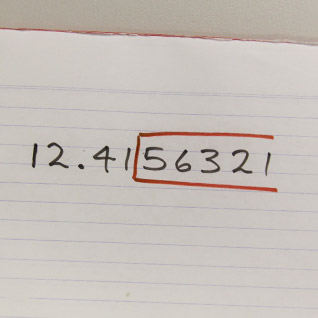
#> input picture real_time_recog/image1.jpg, 318 x 318 px
$ python -i realtime.py   (imports and definitions only)   (older library calls are emulated)
#> lines starting #> are read from the running program, lines starting #| are printed output that depends on the picture; after the words box and inside, x2 and y2 are one past the last pixel; in counts of white or black regions, pixels touching at a corner belong together
#> further down, picture is the input picture: shape (318, 318, 3); mean B, G, R 186.1, 191.3, 198.3
import cv2 as cv
from sklearn.externals import joblib
from skimage.feature import hog
import numpy as np


# [1 line not run here, left out]

def get_ict(img):
    # x, y, w, h = 0, 0, 300, 300

    # Change color-space from BGR -> Gray
    gray = cv.cvtColor(img, cv.COLOR_BGR2GRAY)

    # Apply Gaussian Blur and Threshold
    blur = cv.GaussianBlur(gray, (5, 5), 0)
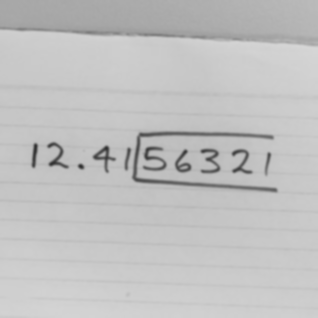
#> blur: shape (318, 318); min 46, max 214, mean 192.8
    #kernel = cv.getStructuringElement(cv.MORPH_RECT, (5, 5))
    #blackhat = cv.morphologyEx(blur, cv.MORPH_BLACKHAT, kernel)
    _, thresh = cv.threshold(blur, 90, 255, cv.THRESH_BINARY_INV)
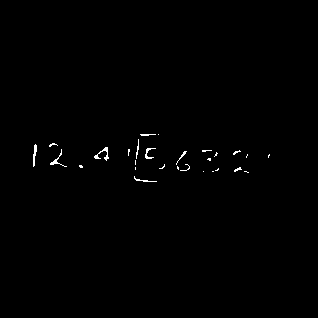
#> thresh: shape (318, 318); 0.49% white in thin lines or dots, all inside (x1, y1, x2, y2) = (33, 134, 270, 182)
    #thresh = cv.dilate(blur, None)
    # Making thresh image of size x, y, w, h = 0, 0, 300, 300
    # thresh = thresh[y:y + h, x:x + w]


    # Find contours
    _, contours, hierarchy = cv.findContours(thresh.copy(), cv.RETR_EXTERNAL, cv.CHAIN_APPROX_SIMPLE)
#> contours = 28 contours, 24 with area under 20; largest, box (x1, y1, x2, y2) and area: (94, 147, 109, 161) 36, (33, 144, 37, 167) 30, (50, 149, 67, 167) 24, (145, 148, 156, 159) 21

    return img, contours, thresh


def main():

    # accessing camera
    capture = cv.VideoCapture(0)

    while(capture.isOpened()):
        ret, img = capture.read()

        img, contours, threshold = get_ict(img)

        result = ''

        if len(contours) > 0:
            contour = max(contours, key=cv.contourArea)
            if cv.contourArea(contour) > 1500 and cv.contourArea(contour) < 5000:
                x, y, w, h = cv.boundingRect(contour)

                newimg = threshold[y:y+h, x:x+w]

                newimg = cv.resize(newimg, (28, 28))
                newimg = np.array(newimg)

                hog_ft = hog(newimg, orientations=9, pixels_per_cell=(14, 14),
                             cells_per_block=(1, 1), block_norm='L2')

                hog_ft = preproc.transform(np.array([hog_ft], 'float64'))
                result = clf.predict(hog_ft)

        #constructing bounding rectangles
        x, y, w, h = 0, 0, 300, 300
        cv.rectangle(img, (x, y), (x + w, y + h), (0, 255, 0), 2)
        cv.putText(img, "svm : " + str(result), (10, 320),
                   cv.FONT_HERSHEY_SIMPLEX, 0.7, (0, 0, 255), 2)

        cv.imshow("Frame", img)
        cv.imshow("Contours", threshold)
        k = cv.waitKey(10)
        if k == 27:
            break

# [1 line not run here, left out]

>>> import cv2
>>> picture = cv2.imread('image1.jpg')
>>> result = get_ict(picture)

$ run again, on real_time_recog/image2.jpg
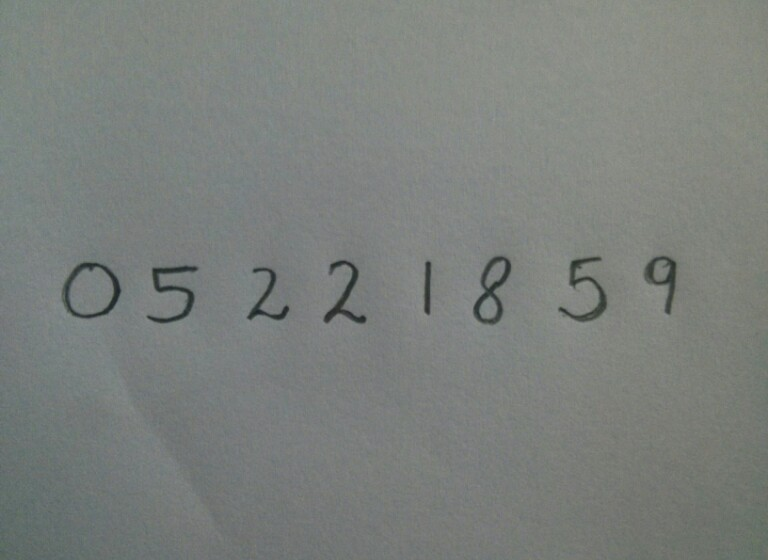
#> input picture real_time_recog/image2.jpg, 768 x 560 px
#> picture is the input picture: shape (560, 768, 3); mean B, G, R 123.9, 127.4, 123
#> in get_ict, `_, thresh = cv.threshold(blur, 90, 255, cv.THRESH_BINARY_INV)`:
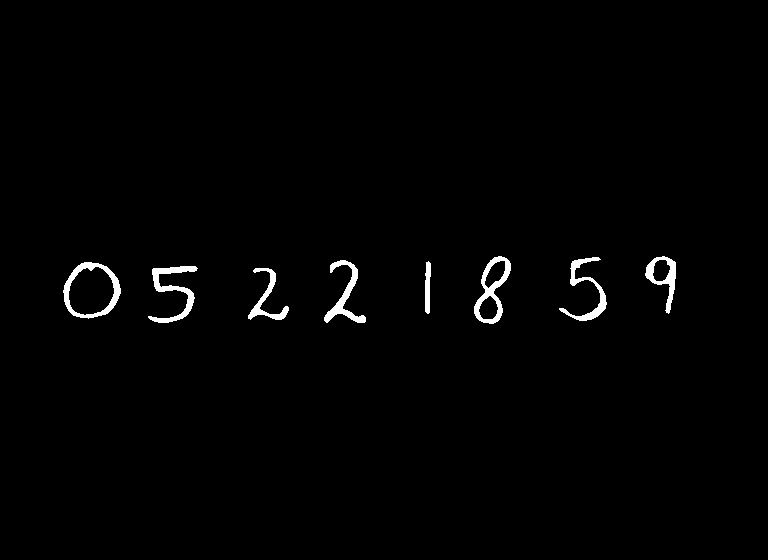
#> thresh: shape (560, 768); 1.2% white; 8 white regions
#> contours = 8 contours; box (x1, y1, x2, y2) and area: (63, 262, 121, 319) 2436, (474, 256, 511, 324) 1370, (645, 256, 676, 314) 795, (148, 266, 198, 323) 694, (324, 260, 366, 323) 620, (559, 257, 607, 321) 573, (248, 268, 289, 320) 444, (425, 261, 431, 314) 202

$ run again, on real_time_recog/image3.jpg
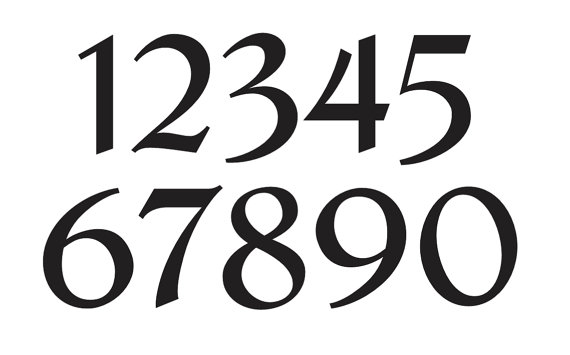
#> input picture real_time_recog/image3.jpg, 570 x 355 px
#> picture is the input picture: shape (355, 570, 3); mean B, G, R 217.4, 217.3, 217.6
#> in get_ict, `blur = cv.GaussianBlur(gray, (5, 5), 0)`:
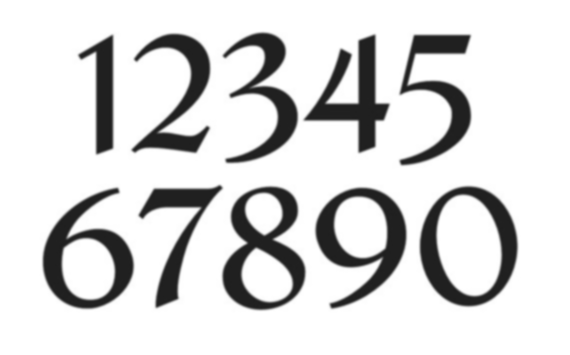
#> blur: shape (355, 570); min 30, max 255, mean 217.4
#> in get_ict, `_, thresh = cv.threshold(blur, 90, 255, cv.THRESH_BINARY_INV)`:
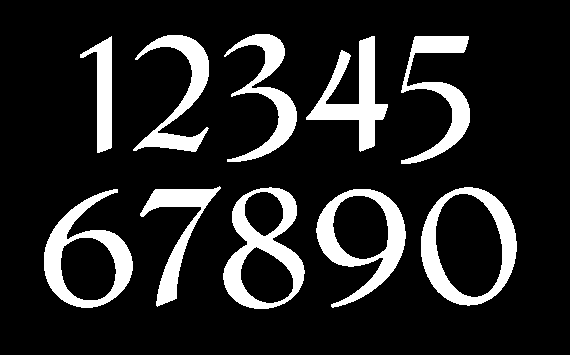
#> thresh: shape (355, 570); 15% white; 10 white regions
#> contours = 10 contours; largest, box (x1, y1, x2, y2) and area: (421, 187, 517, 306) 8767, (223, 187, 305, 309) 6960, (316, 189, 406, 308) 6096, (44, 189, 133, 308) 6092, (306, 36, 388, 152) 3014
